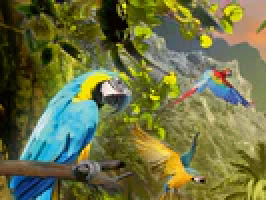
#> input picture PuzzleRoom/media/predefined_pieces/animalThree_easy/0_0.png, 133 x 100 px, given as the content of the folder zleRoom/jigsaw_puzzle/static/jigsaw_puzzle/predefined_images, which was not available (shown 2 times larger)
$ python split_predefined_images.py
#> lines starting #> are read from the running program, lines starting #| are printed output that depends on the picture; pictures that were not available may be replaced by others from this repository, and a replacement may not be noted
import os
from PIL import Image

PREDEFINED_DIR = os.path.join(os.path.dirname(__file__), 'static', 'jigsaw_puzzle', 'predefined_images')
PIECES_DIR = os.path.join(os.path.dirname(__file__), 'static', 'jigsaw_puzzle', 'predefined_pieces')
GRID_SIZES = {'easy': 4, 'medium': 6, 'hard': 8}

for filename in os.listdir(PREDEFINED_DIR):
    if filename.lower().endswith(('.png', '.jpg', '.jpeg')):
        for difficulty, grid_size in GRID_SIZES.items():
            img = Image.open(os.path.join(PREDEFINED_DIR, filename))
#> img is the input picture: PIL image 133x100 RGB; mean R, G, B 108.6, 113, 67.3
            width, height = img.size
#> width = 133; height = 100
            piece_width = width // grid_size
#> piece_width = 33
            piece_height = height // grid_size
#> piece_height = 25
            base_name = os.path.splitext(filename)[0]
            out_dir = os.path.join(PIECES_DIR, f"{base_name}_{difficulty}")
            os.makedirs(out_dir, exist_ok=True)
            for i in range(grid_size):
                for j in range(grid_size):
                    box = (j * piece_width, i * piece_height, (j + 1) * piece_width, (i + 1) * piece_height)
                    piece = img.crop(box)
                    piece.save(os.path.join(out_dir, f"{i}_{j}.png"))
#> this loop made 4 passes
#> pass 1, `piece.save(os.path.join(out_dir, f"{i}_{j}.png"))`:
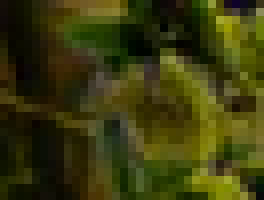
#> saved as 0_0.png: PIL image 33x25 RGB (shown 8 times larger); mean R, G, B 58.6, 58.5, 12.9
#> pass 1, `piece.save(os.path.join(out_dir, f"{i}_{j}.png"))`:
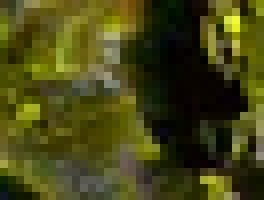
#> saved as 0_1.png: PIL image 33x25 RGB (shown 8 times larger); mean R, G, B 70.5, 69.9, 20.6
#> pass 1, `piece.save(os.path.join(out_dir, f"{i}_{j}.png"))`:
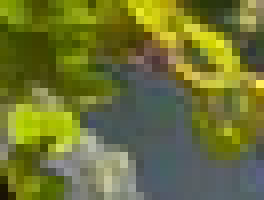
#> saved as 0_2.png: PIL image 33x25 RGB (shown 8 times larger); mean R, G, B 109.3, 114.6, 51.7
#> pass 1, `piece.save(os.path.join(out_dir, f"{i}_{j}.png"))`:
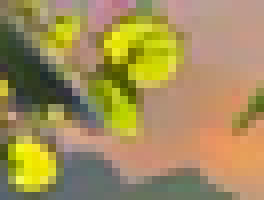
#> saved as 0_3.png: PIL image 33x25 RGB (shown 8 times larger); mean R, G, B 163.1, 142.2, 89.5
#> after the loop:
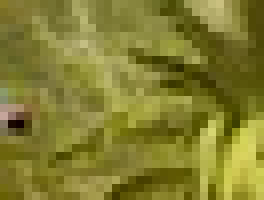
#> piece: PIL image 33x25 RGB (shown 8 times larger); mean R, G, B 130.5, 125.7, 48.1

$ run again, on PuzzleRoom/media/predefined_pieces/animalThree_medium/0_1.png
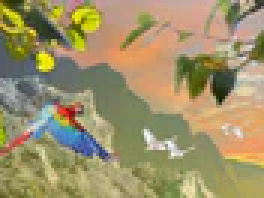
#> input picture PuzzleRoom/media/predefined_pieces/animalThree_medium/0_1.png, 88 x 66 px, given as the content of the folder zleRoom/jigsaw_puzzle/static/jigsaw_puzzle/predefined_images, which was not available (shown 3 times larger)
#> img is the input picture: PIL image 88x66 RGB; mean R, G, B 159.1, 146.1, 105.4
#> the loop `for i in range(grid_size):` made 4 passes
#> pass 1, `piece.save(os.path.join(out_dir, f"{i}_{j}.png"))`:
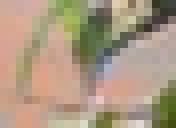
#> saved as 0_3.png: PIL image 22x16 RGB (shown 8 times larger); mean R, G, B 171.9, 152.4, 129.6
#> after the loop `for i in range(grid_size):`:
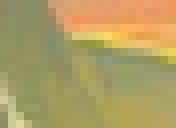
#> piece: PIL image 22x16 RGB (shown 8 times larger); mean R, G, B 175.3, 158, 99.8
